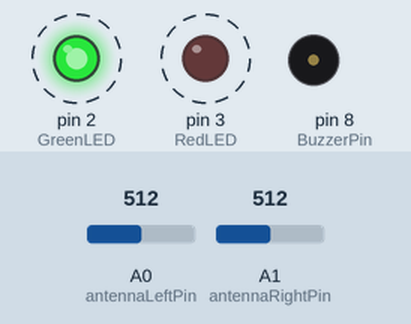
A sketch run on a simulated Arduino Uno, built with avr-gcc and run on an emulated ATmega328P. Shown: output pins drawn as LEDs (lit = HIGH), buzzer (waves = sounding). Dashed ring = blinking. The test bench sets the inputs (shaded band); at power-on: A0 (antennaLeftPin) = 512, A1 (antennaRightPin) = 512.

Above: at 6.6 s.
6.7 s: A0 (antennaLeftPin) set to 484
At 7.4 s:
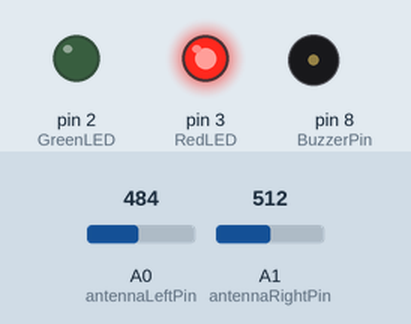
10.2 s: A1 (antennaRightPin) set to 492
At 11.3 s:
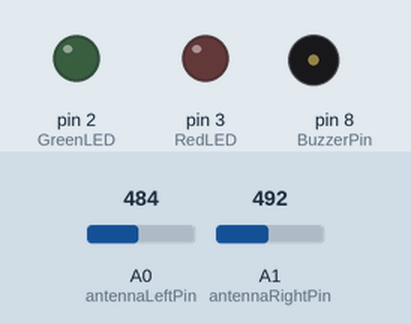
12.1 s: A1 (antennaRightPin) set to 510
At 12.6 s:
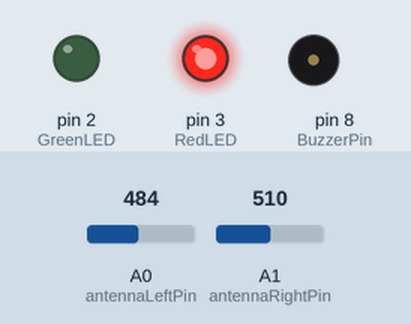
Timing chart, 0 to 21.6 s (numbered marks = the images above; inputs shaded):
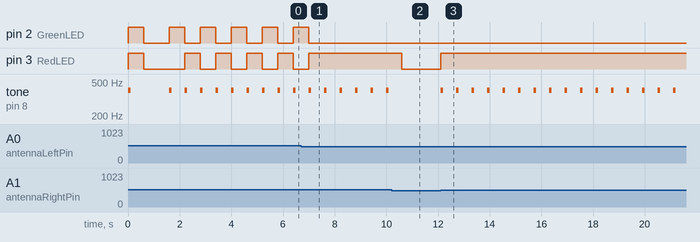

The sketch:

yesno_detector.ino
```cpp
const int GreenLED = 2;
const int RedLED = 3;
const int BuzzerPin = 8;
const int antennaLeftPin = A0;
const int antennaRightPin = A1;

void setup() {
  pinMode(GreenLED, OUTPUT);
  pinMode(RedLED, OUTPUT);
  pinMode(BuzzerPin, OUTPUT);
  pinMode(antennaLeftPin, INPUT);
  pinMode(antennaRightPin, INPUT);

  digitalWrite(GreenLED, HIGH);
  digitalWrite(RedLED, HIGH);
  Sound(400, 100);
  delay(500);

  digitalWrite(GreenLED, LOW);
  digitalWrite(RedLED, LOW);
  delay(1000);
}

void loop() {
  int valueLeftAntenna = analogRead(antennaLeftPin);
  int valueRightAntenna = analogRead(antennaRightPin);

  if (valueLeftAntenna > 500) {
    digitalWrite(GreenLED, HIGH);
    Sound(400, 100);
    delay(500);
    digitalWrite(GreenLED, LOW);
  }

  if (valueRightAntenna > 500) {
    digitalWrite(RedLED, HIGH);
    Sound(400, 100);
    delay(500);
    digitalWrite(RedLED, LOW);
  }
}

void Sound(int frequency, int time) {
  tone(BuzzerPin, frequency);
  delay(time);
  noTone(BuzzerPin);
}
```

Measured:
- the behaviour switches between 501 and 500 on A0 (antennaLeftPin) (found by bisection; images 0 and 1)
- the behaviour switches between 501 and 500 on A1 (antennaRightPin) (found by bisection; images 1 and 2)
- after the input at 6.7 s, pin 2 (GreenLED): goes on until 7.0 s, then stays LOW; pin 3 (RedLED): goes on until 7.0 s, then stays HIGH
- after the input at 10.2 s, pin 3 (RedLED): HIGH → LOW after 0.40 s; tone on pin 8 (BuzzerPin): stops changing and stays silent
- after the input at 12.1 s, pin 3 (RedLED): LOW → HIGH at once; tone on pin 8 (BuzzerPin): alternates 400 Hz for 0.10 s and silent for 0.50 s, starting at once
- by itself, pin 2 (GreenLED), pin 3 (RedLED): repeats every 1.2 s: HIGH 0.60 s, LOW 0.60 s
